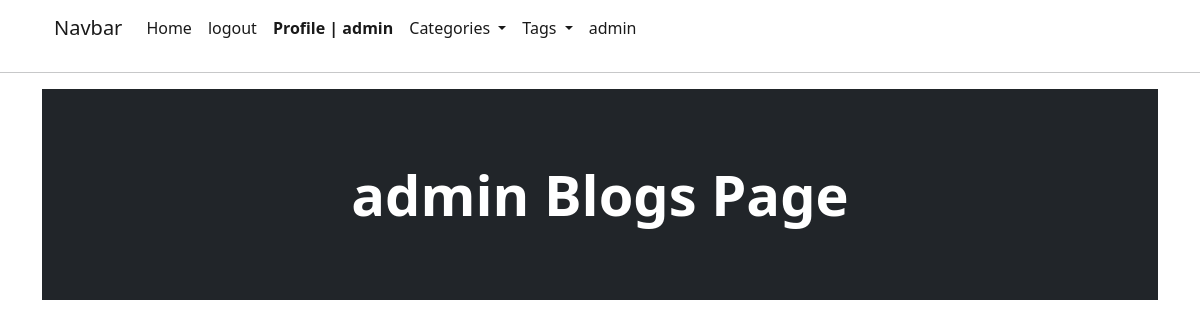
/my-Blogs/ (signed in), run on an earlier commit of the app's database.
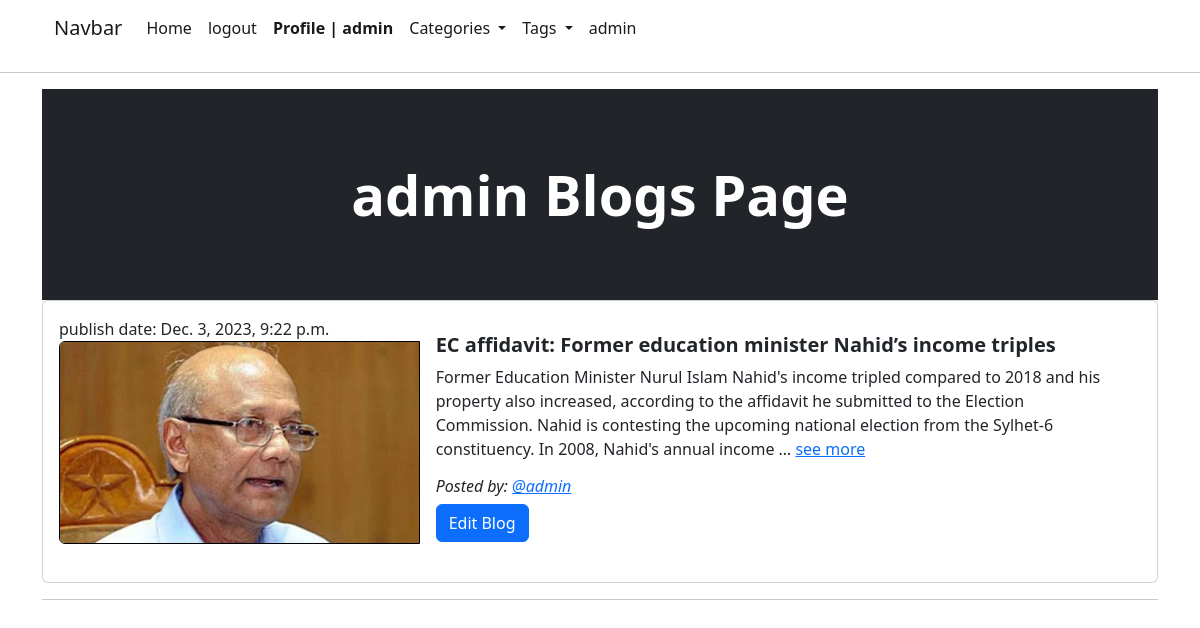
And on a later commit of the database.
### App_Blog/models.py (models this page shows, shortened)
class Blog(models.Model):
    author = models.ForeignKey(
        User, related_name='post_author', on_delete=models.CASCADE)
    catagori_name = models.ForeignKey(
        Catagory, related_name='catagori_blog', on_delete=models.CASCADE, blank=True, null=True)
    blog_title = models.CharField(max_length=1000)
    tags = models.ManyToManyField(Tag,blank=True, related_name='tag_blogs')
    slug = AutoSlugField(populate_from='blog_title', unique=True)
    blog_content = models.TextField(blank=True, null=True)
    blog_image = models.ImageField(
        upload_to='Uploaded/Blog_App/Blog_Posts_Image')
    publish_date = models.DateTimeField(auto_now_add=True)
    updated_at = models.DateTimeField(auto_now=True)
    class Meta:
        ordering = ['-publish_date']
        verbose_name = 'Blog'
        verbose_name_plural = 'Blogs'

### App_Blog/views.py (the view)
# urls.py: path('my-Blogs/', views.myBlogs.as_view(), name='myblogs'),
class myBlogs(LoginRequiredMixin,TemplateView):
    template_name = 'App_Blog/myblogs.html'

### App_Blog/context_processors.py (called while the page is built)
def get_all_categories(request):
    categories = Catagory.objects.all().order_by('name')
    return {'all_categories': categories}

def get_all_tags(request):
    tags = Tag.objects.all().order_by('name')
    return {'all_tags': tags}

### templates/App_Blog/myblogs.html (shortened to what this page needs)
{% extends "Base/base.html" %}
{% block content %}
<header class="bg-dark py-5">
    <div class="container px-3 px-lg-4 my-4">
        <div class="text-center text-white">
            <h1 class="display-4 fw-bolder">{{user}} Blogs Page</h1>
        </div>
    </div>
</header>
{% for i in user.post_author.all %}
<div class="card mb-3">
<div class="row g-0 p-3">
    <div class="col-md-4">
        publish date: {{i.publish_date}}
        <img src="{{i.blog_image.url}}" style="border: 1px solid black;" class="img-fluid rounded-start" alt="...">
    </div>
    <div class="col-md-8">
        <div class="card-body">
            <h5 class="card-title"> <b>{{i.blog_title}}</b></h5>
            <p class="card-text">{{i.blog_content|truncatechars:300 }} <a href="{% url 'blogdetails' i.slug %}">see more</a></p>
            <h6> <i> Posted by: <a href="#">@{{i.author}}</a></i></h6>
            <h4><a class="btn btn-primary" href="{% url 'updateblog' i.pk %}">Edit Blog</a></h4>
          </div>
    </div>
</div>
</div>
<hr>
{% endfor %}
{% endblock content %}

What changed in the data, as far as the page shows it:
added Blog: publish_date "Dec. 3, 2023, 9:22 p.m.", blog_image (picture), blog_title "EC affidavit: Former education minister Nahid’s income triples", blog_content "Former Education Minister Nurul Islam Nahid's income tripled compared to 2018 and his property also increased, according to the affidavit he submitted to the Election Commission. Nahid is contesting the upcoming national election from the Sylhet-6 constituency. In 2008, Nahid's annual income …", author "admin"
